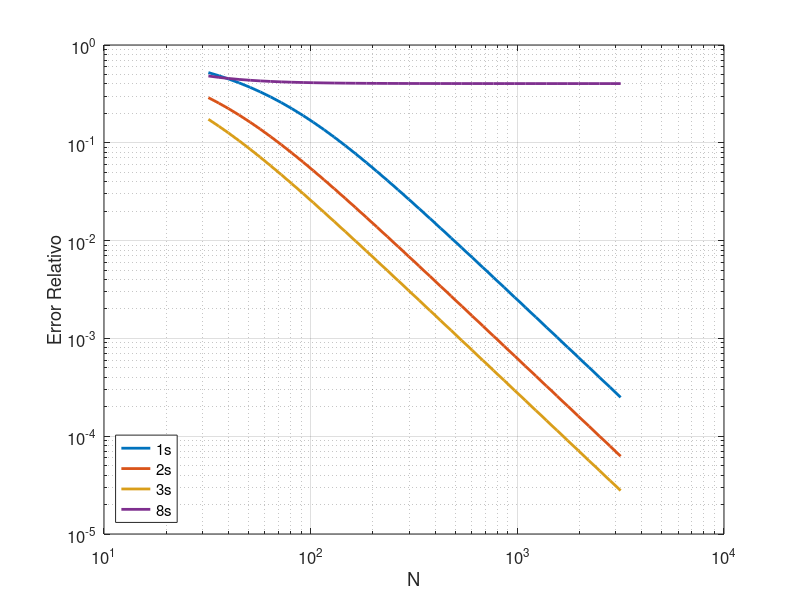
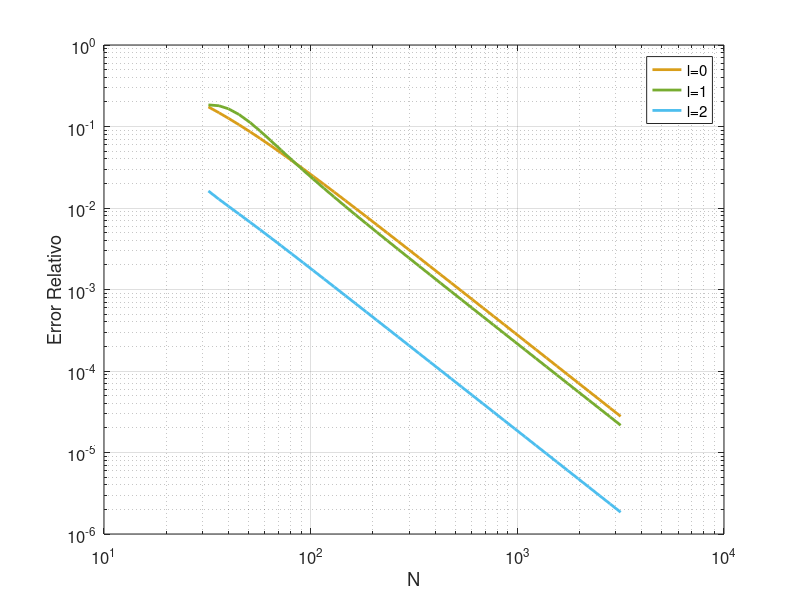

Write the MATLAB code that produced these figures, in order. (Note: this script raises an error after producing the figures.)
clc;
clear;
close all;

%% --- Configuración de estilo global para las representaciones gráficas ---
set(groot, 'defaultLineLineWidth', 1.5);
set(groot, 'defaultAxesFontSize', 12);
colores = lines(6); 
colores(3,:) = [0.8500, 0.6200, 0.1000]; % Ajuste de contraste

d_0 = 100; % Dominio de simulación macroscopicamente grande para evitar error de frontera en los primeros estados

%% =========================================================================
% SECCIÓN 1: CONVERGENCIA PARAMÉTRICA Y RUPTURA DE DEGENERACIÓN
% =========================================================================
% Genera el análisis combinado del error de truncamiento
% El primer panel constata la dilución espacial
% El segundo panel expone la ruptura computacional de la degeneración en la capa n=3. Además, imprime por terminal la Tabla 2.1
disp('Calculando convergencia paramétrica y tabla de energías...');

N_vec_def = round(logspace(1.5, 3.5, 40));

% Matrices de error
err_1s = zeros(size(N_vec_def));
err_2s = zeros(size(N_vec_def));
err_3s = zeros(size(N_vec_def));
err_8s = zeros(size(N_vec_def));

err_3p = zeros(size(N_vec_def));
err_3d = zeros(size(N_vec_def));

% Variables para tabla de energías crudas
E_val_3s = zeros(size(N_vec_def));
E_val_3p = zeros(size(N_vec_def));
E_val_3d = zeros(size(N_vec_def));

% Energías exactas [u.a.]
E_exa_1 = -1/(2*1^2);
E_exa_2 = -1/(2*2^2);
E_exa_3 = -1/(2*3^2);
E_exa_8 = -1/(2*8^2); % Nuevo estado para demostrar error de frontera

for idx = 1:length(N_vec_def)
    N = N_vec_def(idx);
    delta = d_0 / (N + 1);
    rho = linspace(delta, d_0 - delta, N)';
    e = ones(N, 1);
    T = spdiags([-e, 2*e, -e], [-1, 0, 1], N, N) / (2*delta^2);
    
    % --- MATRIZ l=0 ---
    V_0 = spdiags(0*(1)./(2*rho.^2) - 1./rho, 0, N, N);
    H_0 = (T + V_0 + (T + V_0)') / 2;
    if N < 20
        E_0 = sort(eig(full(H_0)));
    else
        % Se buscan los 8 primeros para alcanzar el 8s
        try
            E_0 = sort(eigs(H_0, 8, -0.5)); 
        catch
            % Respaldo por si eigs falla al buscar tantos con N pequeño
            E_0 = sort(eig(full(H_0)));
        end
    end
    err_1s(idx) = abs(1 - E_0(1)/E_exa_1);
    err_2s(idx) = abs(1 - E_0(2)/E_exa_2);
    err_3s(idx) = abs(1 - E_0(3)/E_exa_3);
    if length(E_0) >= 8
        err_8s(idx) = abs(1 - E_0(8)/E_exa_8);
    else
        err_8s(idx) = NaN; % Evitar errores si eig devuelve menos de 8
    end
    E_val_3s(idx) = E_0(3);
    
    % --- MATRIZ l=1 ---
    V_1 = spdiags(1*(2)./(2*rho.^2) - 1./rho, 0, N, N);
    H_1 = (T + V_1 + (T + V_1)') / 2;
    if N < 20
        E_1 = sort(eig(full(H_1)));
    else
        E_1 = sort(eigs(H_1, 2, -0.125)); % Se buscan los 2 primeros (2p, 3p)
    end
    err_3p(idx) = abs(1 - E_1(2)/E_exa_3); % 3p es el segundo estado de l=1
    E_val_3p(idx) = E_1(2);
    
    % --- MATRIZ l=2 ---
    V_2 = spdiags(2*(3)./(2*rho.^2) - 1./rho, 0, N, N);
    H_2 = (T + V_2 + (T + V_2)') / 2;
    if N < 20
        E_2 = sort(eig(full(H_2)));
    else
        E_2 = sort(eigs(H_2, 1, -0.0555)); % Se busca el primero (3d)
    end
    err_3d(idx) = abs(1 - E_2(1)/E_exa_3); % 3d es el primer estado de l=2
    E_val_3d(idx) = E_2(1);
end

% --- IMPRESIÓN DE TABLA (N ≈ 298) ---
[~, idx_tab] = min(abs(N_vec_def - 298));
N_tab = N_vec_def(idx_tab);
disp(' ');
fprintf('--- TABLA DE ENERGÍAS PARA n=3 (N = %d) ---\n', N_tab);
fprintf('Exacta:    %10.6f u.a.\n', E_exa_3);
fprintf('3s (l=0):  %10.6f u.a. | Error: %8.4f %%\n', E_val_3s(idx_tab), err_3s(idx_tab));
fprintf('3p (l=1):  %10.6f u.a. | Error: %8.4f %%\n', E_val_3p(idx_tab), err_3p(idx_tab));
fprintf('3d (l=2):  %10.6f u.a. | Error: %8.4f %%\n', E_val_3d(idx_tab), err_3d(idx_tab));
disp('---------------------------------------------');
disp(' ');


figure('Name', 'Convergencia l = 0');

% Panel A: l=0 fijo, variando n (1s, 2s, 3s y 8s)
loglog(N_vec_def, err_1s, 'Color', colores(1,:), 'LineWidth', 2, 'DisplayName', '1s');
hold on;
loglog(N_vec_def, err_2s, 'Color', colores(2,:), 'LineWidth', 2, 'DisplayName', '2s');
loglog(N_vec_def, err_3s, 'Color', colores(3,:), 'LineWidth', 2, 'DisplayName', '3s');
loglog(N_vec_def, err_8s, 'Color', colores(4,:), 'LineWidth', 2, 'DisplayName', '8s');
grid on;
xlabel('N');
ylabel('Error Relativo');
% title('Efecto de la contracción espacial (l=0)');
legend('Location', 'southwest');

figure('Name', 'Convergencia n = 3');

% Panel B: n=3 fijo, variando l (3s, 3p, 3d)
loglog(N_vec_def, err_3s, 'Color', colores(3,:), 'LineWidth', 2, 'DisplayName', 'l=0'); % Mismo color que en Panel A
hold on;
loglog(N_vec_def, err_3p, 'Color', colores(5,:), 'LineWidth', 2, 'DisplayName', 'l=1');
loglog(N_vec_def, err_3d, 'Color', colores(6,:), 'LineWidth', 2, 'DisplayName', 'l=2');
grid on;
xlabel('N');
ylabel('Error Relativo');
% title('Ruptura de la degeneración (n=3)');
legend('Location', 'northeast');


%% =========================================================================
% SECCIÓN 2: AUTOESTADOS CON DISTINTOS MOMENTOS ANGULARES
% =========================================================================
% Representa las funciones de onda para n=3 y distintos l (3s, 3p, 3d) cerca del núcleo
disp('Calculando estructura radial de la capa n=3...');

N_wave = 1000;
delta_w = d_0 / (N_wave + 1);
rho_w = linspace(delta_w, d_0 - delta_w, N_wave)';
e_w = ones(N_wave, 1);
T_w = spdiags([-e_w, 2*e_w, -e_w], [-1, 0, 1], N_wave, N_wave) / (2*delta_w^2);

% Función exacta para la onda radial reducida u_{nl}(rho) usando Laguerre
u_exacta = @(n, l, rho) rho .* sqrt((2/n)^3 * factorial(n-l-1) / (2*n*factorial(n+l))) .* ...
    (2*rho/n).^l .* exp(-rho/n) .* double(laguerreL(n-l-1, 2*l+1, 2*rho/n));

% --- 3s (n=3, l=0) ---
V_0 = spdiags(0 - 1./rho_w, 0, N_wave, N_wave);
H_0 = (T_w + V_0 + (T_w + V_0)') / 2;
[V_mat, D] = eigs(H_0, 3, -0.5);
[~, idx] = sort(diag(D));
u_num_3s = V_mat(:,idx(3)); % 3er autovector es el 3s
u_num_3s = u_num_3s / sqrt(sum(u_num_3s.^2 * delta_w));
if u_num_3s(2) < 0, u_num_3s = -u_num_3s; end
u_exa_3s = u_exacta(3, 0, rho_w);

% --- 3p (n=3, l=1) ---
V_1 = spdiags(2./(2*rho_w.^2) - 1./rho_w, 0, N_wave, N_wave);
H_1 = (T_w + V_1 + (T_w + V_1)') / 2;
[V_mat, D] = eigs(H_1, 2, -0.125);
[~, idx] = sort(diag(D));
u_num_3p = V_mat(:,idx(2)); % 2do autovector es el 3p
u_num_3p = u_num_3p / sqrt(sum(u_num_3p.^2 * delta_w));
if u_num_3p(2) < 0, u_num_3p = -u_num_3p; end
u_exa_3p = u_exacta(3, 1, rho_w);

% --- 3d (n=3, l=2) ---
V_2 = spdiags(6./(2*rho_w.^2) - 1./rho_w, 0, N_wave, N_wave);
H_2 = (T_w + V_2 + (T_w + V_2)') / 2;
[V_mat, D] = eigs(H_2, 1, -0.0555);
u_num_3d = V_mat(:,1);
u_num_3d = u_num_3d / sqrt(sum(u_num_3d.^2 * delta_w));
if u_num_3d(2) < 0, u_num_3d = -u_num_3d; end
u_exa_3d = u_exacta(3, 2, rho_w);

figure('Name', 'Repulsion_n3_Definitiva');
hold on;
plot(rho_w, u_exa_3s, 'k-', 'LineWidth', 1.5, 'HandleVisibility', 'off');
plot(rho_w, u_num_3s, '--', 'Color', colores(3,:), 'LineWidth', 1.5, 'DisplayName', 'u_{3s}');

plot(rho_w, u_exa_3p, 'k-', 'LineWidth', 1.5, 'HandleVisibility', 'off');
plot(rho_w, u_num_3p, '--', 'Color', colores(5,:), 'LineWidth', 1.5, 'DisplayName', 'u_{3p}');

plot(rho_w, u_exa_3d, 'k-', 'LineWidth', 1.5, 'HandleVisibility', 'off');
plot(rho_w, u_num_3d, '--', 'Color', colores(6,:), 'LineWidth', 1.5, 'DisplayName', 'u_{3d}');

plot(NaN, NaN, 'k-', 'LineWidth', 1.5, 'DisplayName', 'u^{exactas}_{3l}')

xlim([0 30]); 
grid on; 
legend('Location', 'northeast'); 
xlabel('r [u.a.]');
ylabel('u(r)');
% title('Ondas de la capa n=3 cerca del núcleo');

%% =========================================================================
% SECCIÓN 3: DILUCIÓN ESPACIAL DE LOS AUTOESTADOS SFERICOS
% =========================================================================
% Visualiza las funciones de onda 1s, 2s y 3s
disp('Calculando dilución espacial de los estados con l=0...');

% Se vuelve a diagonalizar H_0
[V_mat, D] = eigs(H_0, 3, -0.5);
[~, idx] = sort(diag(D));

% Extraer 1s y 2s
u_num_1s = V_mat(:,idx(1));
u_num_1s = u_num_1s / sqrt(sum(u_num_1s.^2 * delta_w));
if u_num_1s(2) < 0, u_num_1s = -u_num_1s; end
u_exa_1s = u_exacta(1, 0, rho_w);

u_num_2s = V_mat(:,idx(2));
u_num_2s = u_num_2s / sqrt(sum(u_num_2s.^2 * delta_w));
if u_num_2s(2) < 0, u_num_2s = -u_num_2s; end
u_exa_2s = u_exacta(2, 0, rho_w);

figure('Name', 'Efecto de dilución espacial');

hold on;
plot(rho_w, u_exa_1s, 'k-', 'LineWidth', 1.5, 'HandleVisibility', 'off');
plot(rho_w, u_num_1s, '--', 'Color', colores(1,:), 'LineWidth', 1.5, 'DisplayName', 'u_{1s}');

plot(rho_w, u_exa_2s, 'k-', 'LineWidth', 1.5, 'HandleVisibility', 'off');
plot(rho_w, u_num_2s, '--', 'Color', colores(2,:), 'LineWidth', 1.5, 'DisplayName', 'u_{2s}');

plot(rho_w, u_exa_3s, 'k-', 'LineWidth', 1.5, 'HandleVisibility', 'off');
plot(rho_w, u_num_3s, '--', 'Color', colores(3,:), 'LineWidth', 1.5, 'DisplayName', 'u_{3s}');

plot(NaN, NaN, 'k-', 'LineWidth', 1.5, 'DisplayName', 'u^{exactas}_{n0}')

xlim([0 25]);
grid on;
legend('Location', 'northeast');
xlabel('r [u.a.]');
ylabel('u(r)');
% title('(a) Expansión radial (simetría s)');

disp('Proceso completado con éxito. Gráficas del hidrógeno generadas.');
